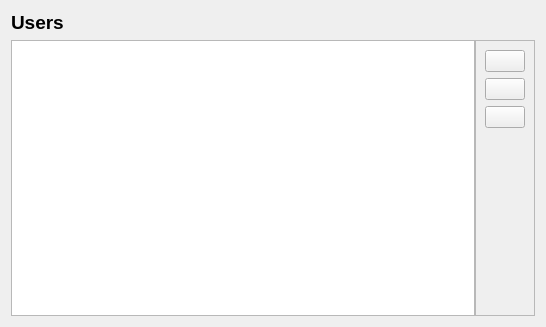
<?xml version="1.0" encoding="UTF-8"?>
<ui version="4.0">
 <class>userManager</class>
 <widget class="QWidget" name="userManager">
  <property name="geometry">
   <rect>
    <x>0</x>
    <y>0</y>
    <width>546</width>
    <height>327</height>
   </rect>
  </property>
  <property name="windowTitle">
   <string notr="true"/>
  </property>
  <layout class="QGridLayout" name="gridLayout">
   <item row="1" column="0">
    <widget class="QFrame" name="mainFrame">
     <property name="frameShape">
      <enum>QFrame::NoFrame</enum>
     </property>
     <property name="frameShadow">
      <enum>QFrame::Plain</enum>
     </property>
     <layout class="QHBoxLayout" name="horizontalLayout">
      <property name="spacing">
       <number>0</number>
      </property>
      <property name="leftMargin">
       <number>0</number>
      </property>
      <property name="topMargin">
       <number>0</number>
      </property>
      <property name="rightMargin">
       <number>0</number>
      </property>
      <property name="bottomMargin">
       <number>0</number>
      </property>
      <item>
       <widget class="QListWidget" name="userList"/>
      </item>
      <item>
       <widget class="QFrame" name="controlFrame">
        <property name="sizePolicy">
         <sizepolicy hsizetype="Fixed" vsizetype="Preferred">
          <horstretch>0</horstretch>
          <verstretch>0</verstretch>
         </sizepolicy>
        </property>
        <property name="frameShape">
         <enum>QFrame::StyledPanel</enum>
        </property>
        <property name="frameShadow">
         <enum>QFrame::Raised</enum>
        </property>
        <layout class="QVBoxLayout" name="verticalLayout">
         <item alignment="Qt::AlignTop">
          <widget class="QFrame" name="controlBtnFrame">
           <property name="frameShape">
            <enum>QFrame::NoFrame</enum>
           </property>
           <property name="frameShadow">
            <enum>QFrame::Plain</enum>
           </property>
           <layout class="QVBoxLayout" name="verticalLayout_2">
            <property name="leftMargin">
             <number>0</number>
            </property>
            <property name="topMargin">
             <number>0</number>
            </property>
            <property name="rightMargin">
             <number>0</number>
            </property>
            <property name="bottomMargin">
             <number>0</number>
            </property>
            <item>
             <widget class="QPushButton" name="addButton">
              <property name="toolTip">
               <string>Add user</string>
              </property>
              <property name="text">
               <string notr="true"/>
              </property>
              <property name="icon">
               <iconset resource="../res.qrc">
                <normaloff>:/res/images/add.png</normaloff>:/res/images/add.png</iconset>
              </property>
              <property name="iconSize">
               <size>
                <width>26</width>
                <height>26</height>
               </size>
              </property>
             </widget>
            </item>
            <item>
             <widget class="QPushButton" name="removeButton">
              <property name="toolTip">
               <string>Remove user</string>
              </property>
              <property name="text">
               <string notr="true"/>
              </property>
              <property name="icon">
               <iconset resource="../res.qrc">
                <normaloff>:/res/images/remove.png</normaloff>:/res/images/remove.png</iconset>
              </property>
              <property name="iconSize">
               <size>
                <width>26</width>
                <height>26</height>
               </size>
              </property>
             </widget>
            </item>
            <item>
             <widget class="QPushButton" name="editButton">
              <property name="toolTip">
               <string>Edit user</string>
              </property>
              <property name="text">
               <string notr="true"/>
              </property>
              <property name="icon">
               <iconset resource="../res.qrc">
                <normaloff>:/res/images/edit.png</normaloff>:/res/images/edit.png</iconset>
              </property>
              <property name="iconSize">
               <size>
                <width>26</width>
                <height>26</height>
               </size>
              </property>
             </widget>
            </item>
           </layout>
          </widget>
         </item>
        </layout>
       </widget>
      </item>
     </layout>
    </widget>
   </item>
   <item row="0" column="0">
    <widget class="QLabel" name="title">
     <property name="font">
      <font>
       <pointsize>14</pointsize>
       <weight>75</weight>
       <bold>true</bold>
      </font>
     </property>
     <property name="text">
      <string>Users</string>
     </property>
    </widget>
   </item>
  </layout>
 </widget>
 <resources>
  <include location="../res.qrc"/>
 </resources>
 <connections/>
</ui>
